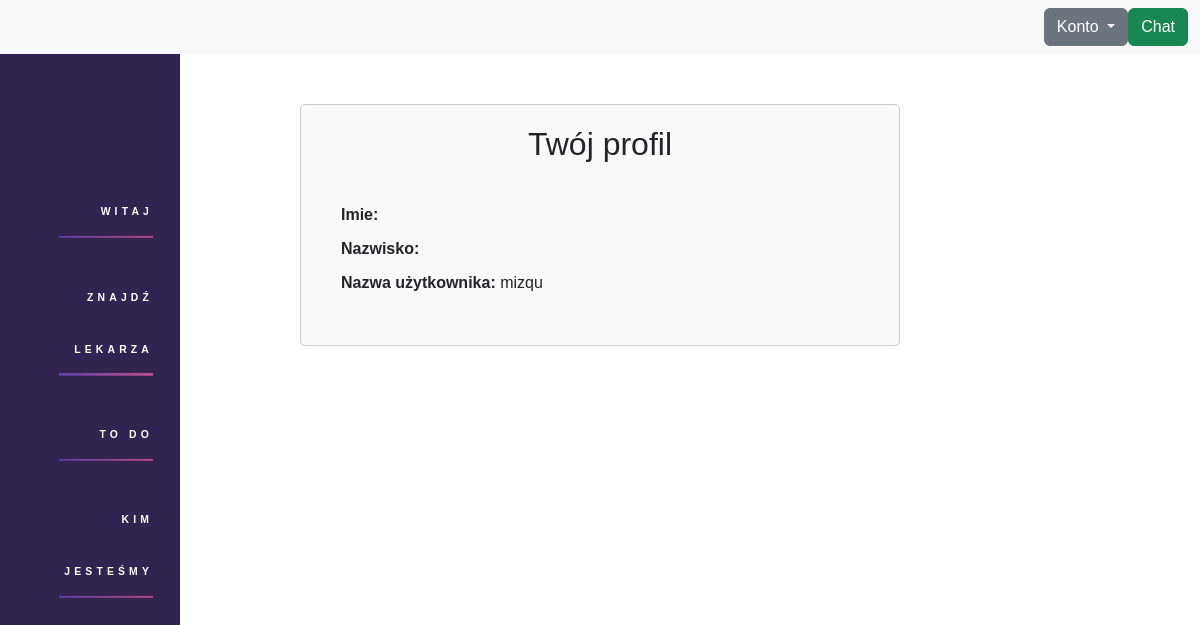
The app's page /profile/ (signed in), older data.
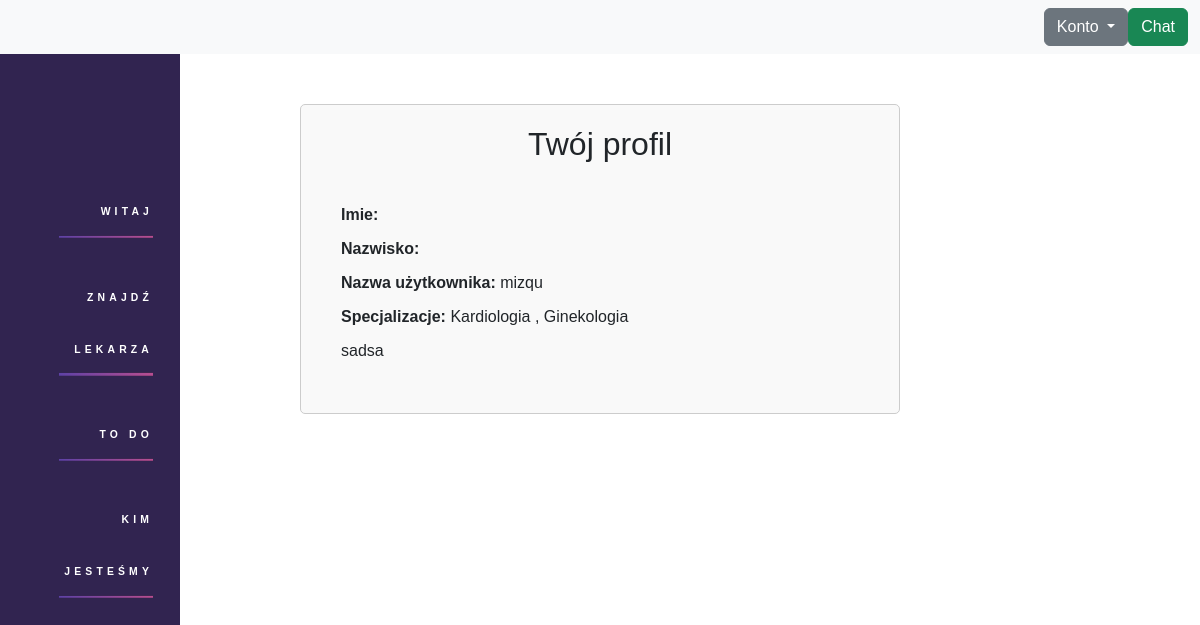
The same page, newer data.
### base/models.py (models this page shows, shortened)
class Specialization(models.Model):
    name = models.CharField(max_length = 30, null=False)

class DoctorInfo(models.Model):
    user = models.OneToOneField(User, on_delete=models.CASCADE)
    specializations = models.ManyToManyField(Specialization)
    lorem = models.TextField(max_length=350, null=True, default='')
    bio = models.TextField(max_length=350, null=True, default='')
    approved = models.BooleanField(default=False)
    rate = models.FloatField(default = 0)

### base/views.py (the view)
# urls.py: path('profile/', show_profile, name='profile' ),
def show_profile(request):
    user = request.user
    if user.isDoctor:
        doctorctx = True
        doctor_info = DoctorInfo.objects.get(user=user)
    else:
        doctorctx = False
        doctor_info = None
    context = {
        'doctorCtx' : doctorctx,
        'user': user,
        'doctorInfo': doctor_info
    }
    return render(request, 'base/profile.html' , context)

### base/templates/base/profile.html (shortened to what this page needs)
{% include 'base/layout.html' %}
<!DOCTYPE html>
<html>
<head>
    <link href="https://cdn.jsdelivr.net/npm/bootstrap@5.3.0-alpha1/dist/css/bootstrap.min.css" rel="stylesheet">
    <link href="/static/css/ProfileStyleSheet.css" rel="stylesheet" type='text/css' media='screen'>
</head>
<body>
  {% if user.is_authenticated %}
    <div class="profile">
        <h2>Twój profil</h2>
        <div class="profile-info">
          <div class="info-row">
            <span class="info-label">Imie:</span>
          </div>
          <div class="info-row">
            <span class="info-label">Nazwisko:</span>
          </div>
          <div class="info-row">
            <span class="info-label">Nazwa użytkownika:</span>
            <span class="info-value">{{user.username}}</span>
          </div>
          {% if doctorCtx %}
            <div class="info-row">
                <label class="info-label">Specjalizacje:</label>
                <span class="info-value">
                    {% for specialization in doctorInfo.specializations.all %}
                    {{ specialization.name }}
                    {% if not forloop.last %}, {% endif %}
                    {% endfor %}
                </span>
            </div>
            <div class="info-row" contenteditable="true">
                {{ doctorInfo.bio }}
            </div>
            {% endif %}
            </div>
      </div>
      {% endif %}
</body>
</html>

Row changes from the older to the newer data that the page shows:
now on this page (row unchanged): Specialization: name "Kardiologia"
now on this page (row unchanged): Specialization: name "Ginekologia"
added DoctorInfo: bio "sadsa"
Text that changed along with them:
text now shown: "Specjalizacje:"
